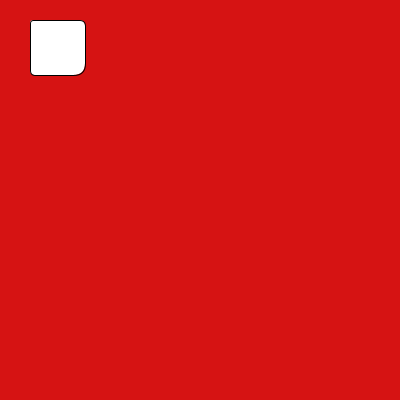
Frame 1 (no input)
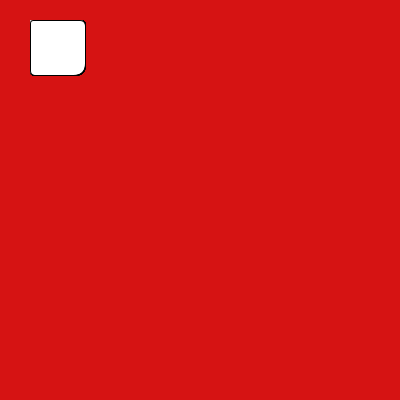
Frame 60 (the mouse pressed at the canvas centre just before this capture)
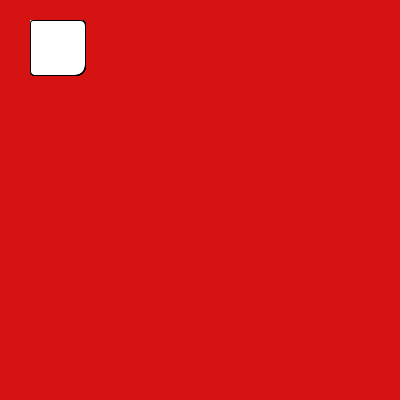
Frame 120 (the mouse held since frame 60 and released just before this capture)

The Processing sketch that drew these frames (run headless with seeded random() and noise(); from frame 60 on, the mouse is pressed at the canvas centre):

// Processing sketch: sketch_12_quad_
// ── sketch_12_quad_.pde
//size


void setup(){
background(#D61313);
size(400,400);
}
void draw(){
rect(30, 20, 55, 55, 3, 6, 12, 5);

}
